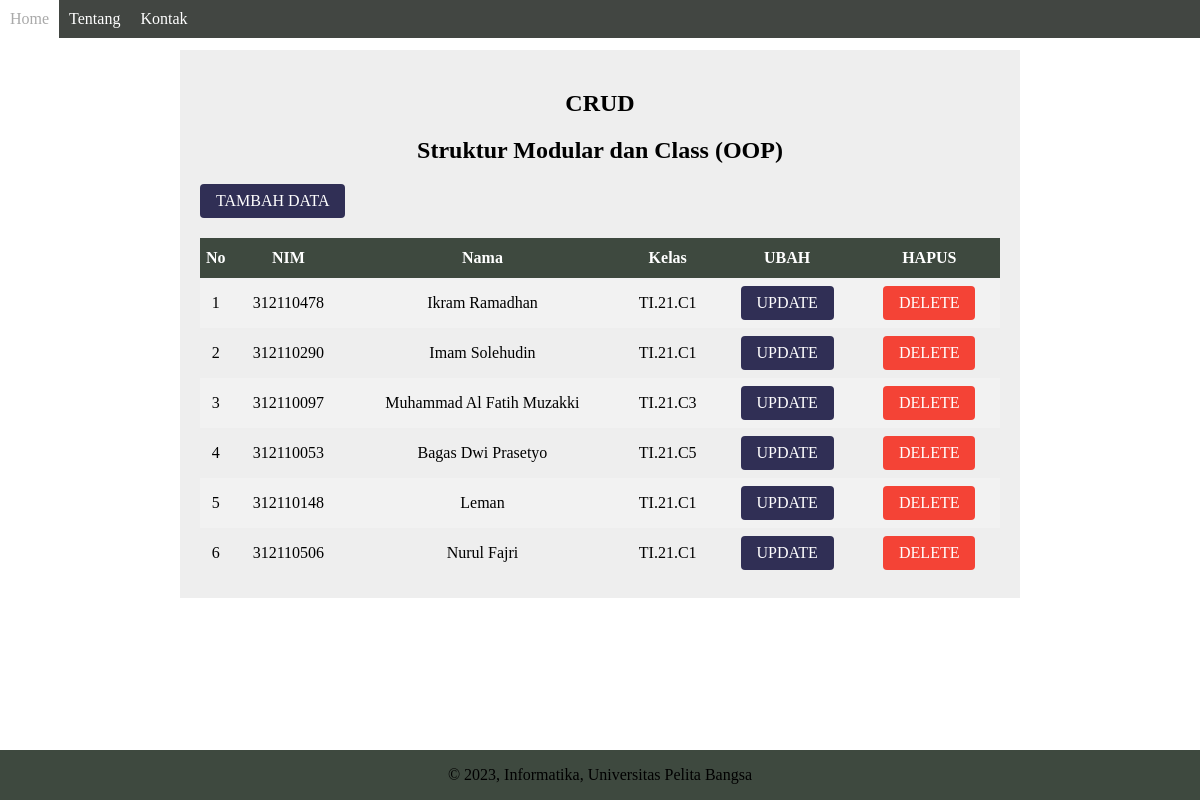
The page / on the database its author committed.
### tables this page shows
CREATE TABLE `data_mahasiswa` (
  `id` int(11) NOT NULL,
  `nim` varchar(25) NOT NULL,
  `nama` varchar(25) NOT NULL,
  `kelas` varchar(25) NOT NULL
);

### class/Database.php (called while the page is built, shortened)
<?php
class Database
{
    protected $host;
    protected $user;
    protected $password;
    protected $db_name;
    protected $conn;
    public function __construct()
    {
        $this->conn = new mysqli(
            $this->host,
            $this->user,
            $this->password,
            $this->db_name
        );
    }
    private function getConfig()
    {
        $this->host = Config::host;
        $this->user = Config::username;
        $this->password = Config::password;
        $this->db_name = Config::database;
    }
    public function gets($table)
    {
        $sql = "SELECT * FROM " . $table;
        $result = $this->conn->query($sql);
        $data = array();
        while ($row = $result->fetch_assoc()) {
            $data[] = $row;
        }
        return $data;
    }
}

### module/home.php (the view)
<?php
require_once("class/Database.php");
require_once("class/Form.php");
$database = new Database();
$data = $database->gets("data_mahasiswa");
?>
<?php require('template/header.php'); ?>
<div class="main">
    <h2>CRUD</h2>
    <h2>Struktur Modular dan Class (OOP)</h2>
    <a class="button tambah" href="tambah">TAMBAH DATA</a>
    <table>
        <tr>
            <th>No</th>
            <th>NIM</th>
            <th>Nama</th>
            <th>Kelas</th>
            <th>UBAH</th>
            <th>HAPUS</th>
        </tr>
        <?php
        for ($i = 0; $i < count($data); $i++) {
        ?>
            <tr>
                <td><?= $i + 1 ?></td>
                <td><?= $data[$i]["nim"]; ?></td>
                <td><?= $data[$i]['nama']; ?></td>
                <td><?= $data[$i]['kelas']; ?></td>
                <td><a class="btnUpdate" href="module/artikel/ubah.php?id=<?= $data[$i]["id"] ?>">UPDATE</a></td>
                <td><a class="btnDelete" href="module/artikel/hapus.php?id=<?= $data[$i]["id"] ?>">DELETE</a></td>
            </tr>
        <?php
        }
        ?>
    </table>
</div>
<?php require('template/footer.php'); ?>

### index.php (shortened to what this page needs)
<?php
$mod = @$_REQUEST['mod'];
switch ($mod) {
  case "":
    require("module/home.php");
    break;
}
?>

### class/Form.php (shortened to what this page needs)
<head>
    <link rel="stylesheet" type="text/css" href="template/styles.css">
    <link rel="stylesheet" type="text/css" href="../../template/styles.css">
</head>

### template/header.php (shortened to what this page needs)
<!DOCTYPE html>
<html lang="en">
<head>
    <link rel="stylesheet" type="text/css" href="template/styles.css">
</head>
<body>
    <nav>
        <a href="home">Home</a>
        <a href="about">Tentang</a>
        <a href="kontak">Kontak</a>
    </nav>

### template/footer.php (shortened to what this page needs)
<footer>
<p>&copy; 2023, Informatika, Universitas Pelita Bangsa</p>
</footer>
</body>
</html>

### template/styles.css (style rules this page uses)
.main { margin: 0 auto; max-width: 800px; padding: 20px; flex: 1; background-color: #eee; margin-top: 50px; }
h2 { text-align: center; }
.tambah { background-color: #302f55; border: none; color: white; padding: 8px 16px; text-align: center; text-decoration: none; display: inline-block; font-size: 16px; margin-bottom: 20px; border-radius: 4px; }
table { border: 10px; border-collapse: collapse; width: 100%; text-align: center; }
th { text-align: center; height: 40px; }
td { text-align: center; padding: 8px; }
th { background-color: #3e493f; color: white; }
tr:nth-child(even) { background-color: #f2f2f2; }
.btnUpdate, .btnDelete { background-color: #302f55; border: none; color: white; padding: 8px 16px; text-align: center; text-decoration: none; display: inline-block; font-size: 16px; border-radius: 4px; }
.btnDelete { background-color: #f44336; }
nav { display: flex; position: fixed; top: 0; right: 0; left: 0; justify-content: start; background-color: #424642; }
nav a { display: inline-block; padding: 10px; color: white; text-decoration: none; }
footer { position: fixed; bottom: 0; left: 0; width: 100%; text-align: center; background-color: #3e493f; }

### rows shown on the page
data_mahasiswa: nim "312110478", nama "Ikram Ramadhan", kelas "TI.21.C1"
data_mahasiswa: nim "312110290", nama "Imam Solehudin", kelas "TI.21.C1"
data_mahasiswa: nim "312110097", nama "Muhammad Al Fatih Muzakki", kelas "TI.21.C3"
data_mahasiswa: nim "312110053", nama "Bagas Dwi Prasetyo", kelas "TI.21.C5"
data_mahasiswa: nim "312110148", nama "Leman", kelas "TI.21.C1"
data_mahasiswa: nim "312110506", nama "Nurul Fajri", kelas "TI.21.C1"
